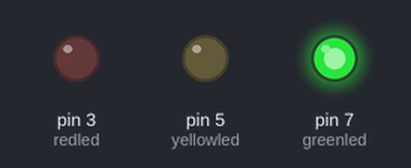
Bench run of a sketch on a simulated Arduino Uno, built with avr-gcc and run on an emulated ATmega328P. Parts: output pins drawn as LEDs (lit = HIGH).

Above: at 1.0 s.
At 2.2 s:
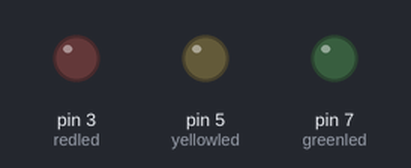
At 6.0 s:
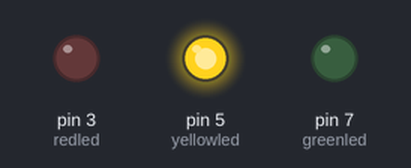
At 11.0 s:
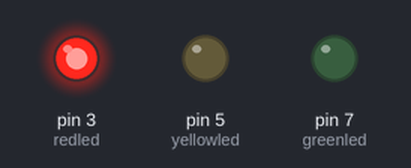
Timing chart, 0 to 15.6 s (numbered marks = the images above):
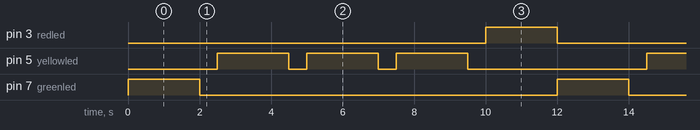

Measured:
- by itself, pin 3 (redled), pin 7 (greenled): alternates HIGH for 2.0 s and LOW for 10.0 s
- by itself, pin 5 (yellowled): repeats every 12.0 s: 2 × (LOW 0.50 s, HIGH 2.0 s), LOW 5.0 s, HIGH 2.0 s
- by itself, everything shown: repeats every 12.0 s, in 10 steps

The sketch:

Traffic_Light.ino
```cpp
int redled = 3;
int yellowled = 5;
int greenled = 7;
void setup() {
  // put your setup code here, to run once:
pinMode(redled,OUTPUT);
pinMode(yellowled,OUTPUT);
pinMode(greenled,OUTPUT);
}

void loop() {
  // put your main code here, to run repeatedly:
digitalWrite(greenled,HIGH); //Green light on:
delay(2000);
digitalWrite(greenled,LOW); //Green light off:
for(int i = 0;i<3;i++)
{
  delay(500);//Wait for half a sec
  digitalWrite(yellowled,HIGH);//Yellow light on:
  delay(2000);
  digitalWrite(yellowled,LOW);//Yellow light off:
}
delay(500);
digitalWrite(redled,HIGH);//Red light on:
delay(2000);
digitalWrite(redled,LOW);//Red light off:

}
```
